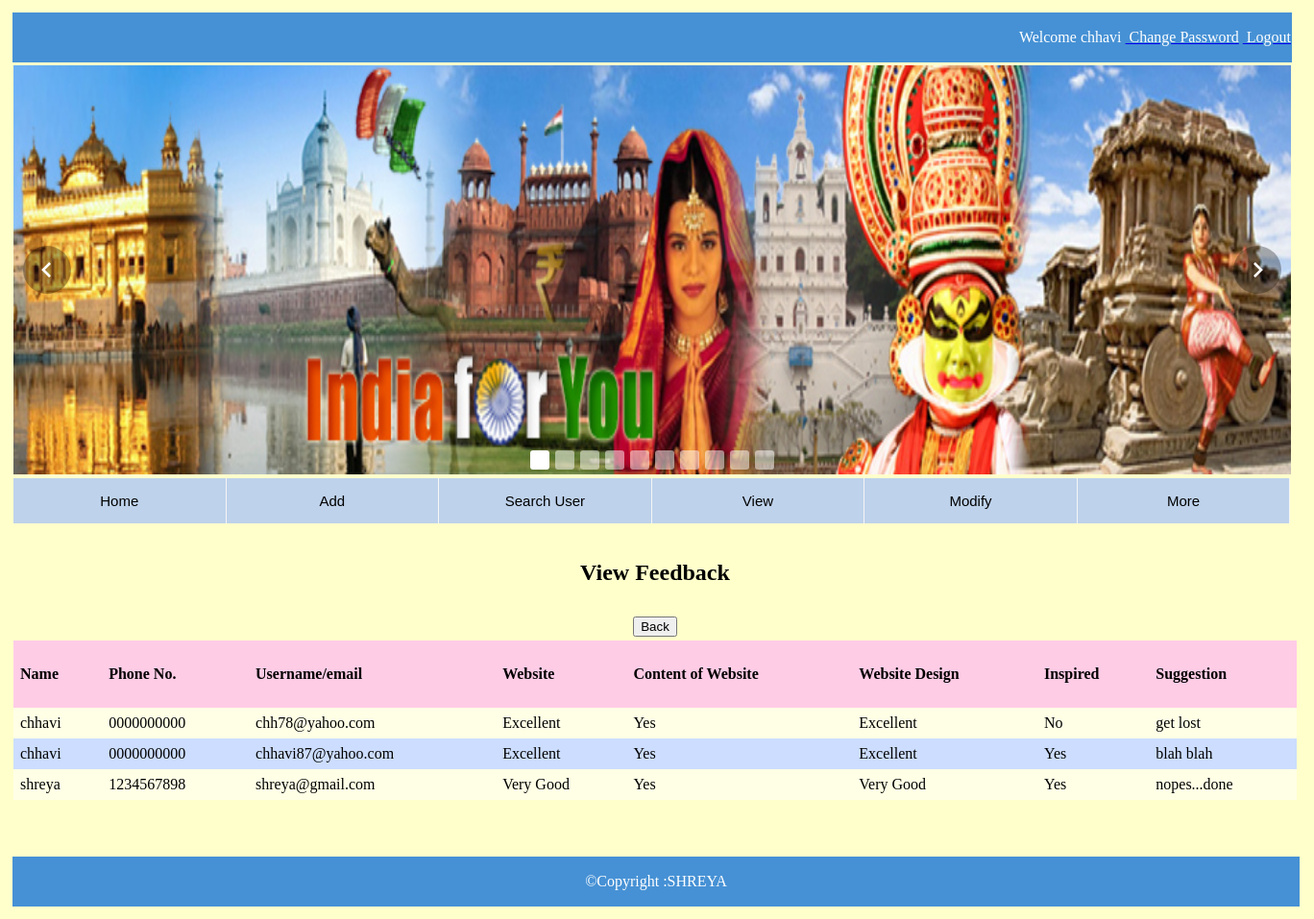
/viewfeedback.php (signed in), run on the app's committed database.
### tables this page shows
CREATE TABLE IF NOT EXISTS `feedback` (
  `FID` int(11) NOT NULL AUTO_INCREMENT,
  `Name` varchar(50) NOT NULL,
  `PhoneNo` varchar(12) NOT NULL,
  `Username` varchar(40) NOT NULL,
  `Ques1` varchar(10) NOT NULL,
  `Ques2` varchar(10) NOT NULL,
  `Ques3` varchar(10) NOT NULL,
  `Ques4` varchar(11) NOT NULL,
  `Suggestion` varchar(200) NOT NULL,
  `Date` datetime NOT NULL,
  PRIMARY KEY (`FID`)
);

### viewfeedback.php (the view, shortened to what this page needs)
<!DOCTYPE html PUBLIC "-//W3C//DTD XHTML 1.0 Transitional//EN" "http://www.w3.org/TR/xhtml1/DTD/xhtml1-transitional.dtd">
<html xmlns="http://www.w3.org/1999/xhtml">
<head>
</head>
<body>
<table width="1336" border="0">
  <tr>
    <td><?php
    		require_once("HeaderAdmin.php");
			?>
    </td>
  </tr>
  <tr>
    <td><table width="1336" border="0">
        <tr>
          <td height="83" align="center"><h2>View Feedback</h2></td>
        </tr>
        <tr>
          <td align="center"><form id="form1" name="form1" method="post" action="">
            <input type="submit" name="back" id="back" value="Back" />
          </form></td>
        </tr>
        <tr>
          <td align="left"><?php
	        $conn=mysqli_connect(host,username,pass,database) or die("Error in connection".mysqli_connect_error);
            $q="select * from feedback order by Date desc";
			$res=mysqli_query($conn,$q) or die("Error in Query".mysqli_error($conn));
			$cnt=mysqli_affected_rows($conn);
			if($cnt==0)
			{
				$msg="No records found";
			}
			else
			{
				print "<table align='center' width='1336px' cellspacing='0' cellpadding='7'>
						<tr bgcolor='#ffcce6' height='70' align='left'>
							<th>Name</th>
							<th>Phone No.</th>
							<th>Username/email</th>
							<th>Website </th>
							<th>Content of Website</th>
							<th>Website Design </th>
							<th>Inspired </th>
							<th>Suggestion</th>
						</tr>";
						$c=1;
						while($x=mysqli_fetch_array($res))
						{
							if(($c%2)==0)
							{
								print "<tr bgcolor=' #ccddff'>
										<td>$x[Name]</td>
										<td>$x[PhoneNo]</td>
										<td>$x[Username]</td>
										<td>$x[Ques1]</td>
										<td>$x[Ques2]</td>
										<td>$x[Ques3]</td>
										<td>$x[Ques4]</td>
										<td>$x[Suggestion]</td>
									</tr>";
							}
							else
									{
								print "<tr bgcolor='#ffffe6'>
										<td>$x[Name]</td>
										<td>$x[PhoneNo]</td>
										<td>$x[Username]</td>
										<td>$x[Ques1]</td>
										<td>$x[Ques2]</td>
										<td>$x[Ques3]</td>
										<td>$x[Ques4]</td>
										<td>$x[Suggestion]</td>
									</tr>";
							}
							 $c++;
					}
						print "</table>";
	}
?></td>
        </tr>
      </table>
      <p>&nbsp;</p></td>
  </tr>
  <tr>
    <td><?php
    		require_once("Footer.php");
			?>
    </td>
  </tr>
</table>
</body>
</html>

### viewfeedback.php (style rules this page uses)
body { background-color: #FFFFCC; }

### data on the page
feedback: Name "chhavi", PhoneNo "0000000000", Username "chh78@yahoo.com", Ques1 "Excellent", Ques2 "Yes", Ques3 "Excellent", Ques4 "No", Suggestion "get lost"
feedback: Name "chhavi", PhoneNo "0000000000", Username "chhavi87@yahoo.com", Ques1 "Excellent", Ques2 "Yes", Ques3 "Excellent", Ques4 "Yes", Suggestion "blah blah"
feedback: Name "shreya", PhoneNo "1234567898", Username "shreya@gmail.com", Ques1 "Very Good", Ques2 "Yes", Ques3 "Very Good", Ques4 "Yes", Suggestion "nopes...done"

### other printed values
$_SESSION["n"] "chhavi"
